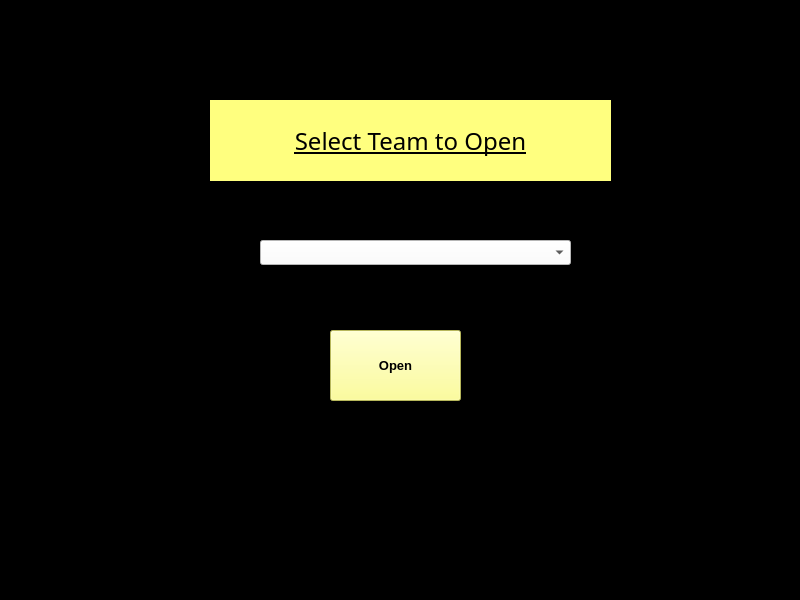
<?xml version="1.0" encoding="UTF-8"?>
<ui version="4.0">
 <class>MainWindow</class>
 <widget class="QMainWindow" name="MainWindow">
  <property name="geometry">
   <rect>
    <x>0</x>
    <y>0</y>
    <width>800</width>
    <height>600</height>
   </rect>
  </property>
  <property name="windowTitle">
   <string>MainWindow</string>
  </property>
  <property name="styleSheet">
   <string notr="true">background-color: rgb(0, 0, 0);</string>
  </property>
  <widget class="QWidget" name="centralwidget">
   <widget class="QLabel" name="label">
    <property name="geometry">
     <rect>
      <x>210</x>
      <y>100</y>
      <width>401</width>
      <height>81</height>
     </rect>
    </property>
    <property name="font">
     <font>
      <family>MV Boli</family>
      <pointsize>18</pointsize>
      <underline>true</underline>
     </font>
    </property>
    <property name="styleSheet">
     <string notr="true">background-color: rgb(255, 255, 127);</string>
    </property>
    <property name="text">
     <string>Select Team to Open</string>
    </property>
    <property name="alignment">
     <set>Qt::AlignCenter</set>
    </property>
   </widget>
   <widget class="QComboBox" name="comboBox">
    <property name="geometry">
     <rect>
      <x>260</x>
      <y>240</y>
      <width>311</width>
      <height>25</height>
     </rect>
    </property>
    <property name="styleSheet">
     <string notr="true">background-color: rgb(255, 255, 255);</string>
    </property>
   </widget>
   <widget class="QPushButton" name="pushButton">
    <property name="geometry">
     <rect>
      <x>330</x>
      <y>330</y>
      <width>131</width>
      <height>71</height>
     </rect>
    </property>
    <property name="font">
     <font>
      <family>Nirmala UI</family>
      <pointsize>10</pointsize>
      <weight>75</weight>
      <bold>true</bold>
     </font>
    </property>
    <property name="styleSheet">
     <string notr="true">background-color: rgb(255, 255, 127);</string>
    </property>
    <property name="text">
     <string>Open</string>
    </property>
   </widget>
  </widget>
  <widget class="QMenuBar" name="menubar">
   <property name="geometry">
    <rect>
     <x>0</x>
     <y>0</y>
     <width>800</width>
     <height>31</height>
    </rect>
   </property>
  </widget>
  <widget class="QStatusBar" name="statusbar"/>
 </widget>
 <resources/>
 <connections/>
</ui>
